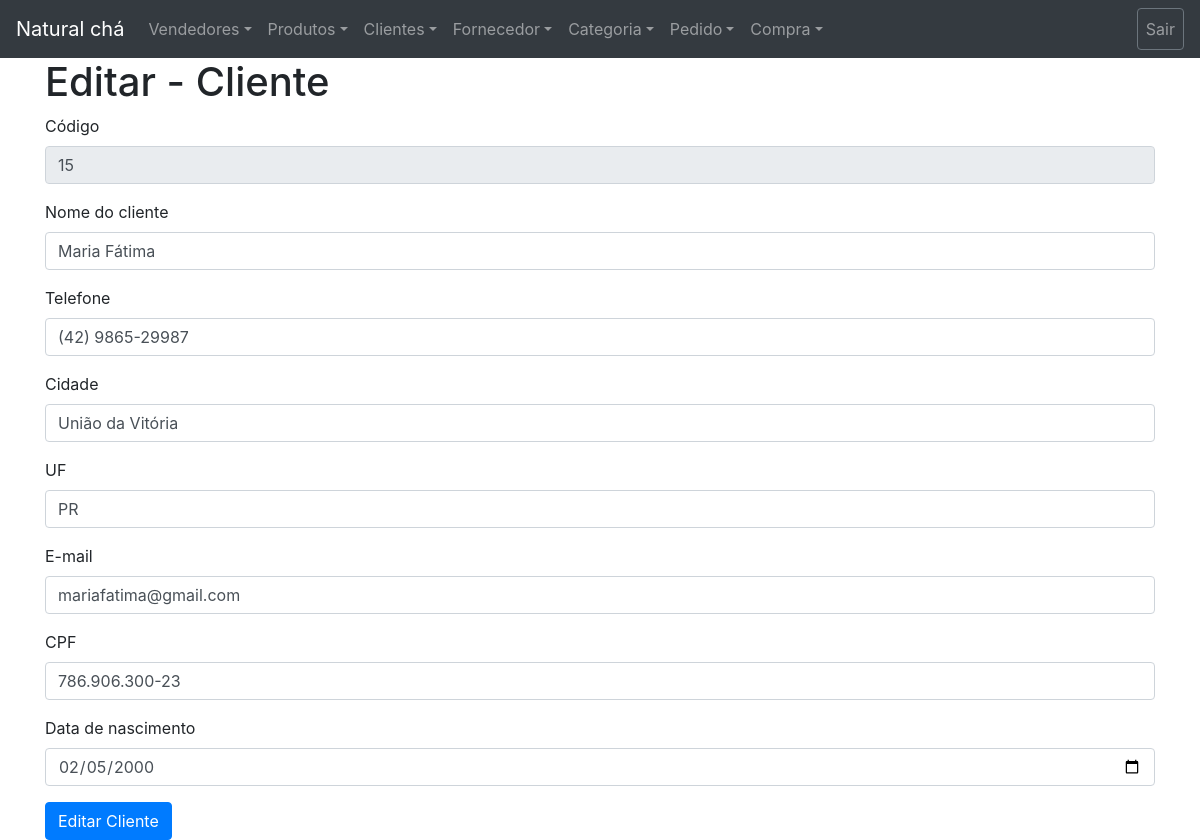
/backend/clientes/form_editar_cliente.php?id=15, run on the app's committed database.
### tables this page shows
CREATE TABLE `cliente` (
  `id` int(11) NOT NULL AUTO_INCREMENT,
  `nome` varchar(100) NOT NULL,
  `telefone` varchar(15) NOT NULL,
  `email` varchar(45) NOT NULL,
  `cpf` varchar(14) NOT NULL,
  `cidade` varchar(45) NOT NULL,
  `uf` varchar(5) NOT NULL,
  `datanascimento` date DEFAULT NULL,
  `apelido_cliente` varchar(10) DEFAULT NULL,
  PRIMARY KEY (`id`)
);

### backend/clientes/form_editar_cliente.php (the view, shortened to what this page needs)
<?php
try{
    include "../configurações/conexao.php";
    $query = $conexao->PREPARE("SELECT * FROM cliente WHERE id=:id");
    $query->bindValue(":id", $_GET['id']);
    $resultado = $query->execute();
    $linhacliente = $query->fetchObject();
}catch (PDOException $exception){
    echo $exception->getMessage();
}
?>
<!DOCTYPE html>
<html lang="en" xmlns="http://www.w3.org/1999/html">
<?php
include ("../configurações/bootstrap.php");
include ("../configurações/menu.php");
?>
<head>
</head>
<body>
<div class="container">
    <h1> Editar - Cliente</h1>
    <form action="editar_cliente.php" method="post" class="jsonForm">
        <div class="form-group">
            <label for="id">Código</label>
            <input class="form-control" id="id" type="text" name="id" readonly value="<?php echo $linhacliente->id;?>">
        </div>
        <div class="form-group">
            <label for="nome">Nome do cliente</label>
            <input class="form-control" id="nome" type="text" name="nome" value="<?php echo $linhacliente->nome;?>">
        </div>
        <div class="form-group">
            <label for="telefone">Telefone</label>
            <input class="form-control telefone" id="telefone" type="text" name="telefone" value="<?php echo $linhacliente->telefone;?>">
        </div>
        <div class="form-group">
            <label for="cidade">Cidade</label>
            <input class="form-control" id="cidade" type="text" name="cidade" value="<?php echo $linhacliente->cidade;?>">
        </div>
        <div class="form-group">
            <label for="uf">UF</label>
            <input class="form-control" id="uf" type="text" maxlength="2" name="uf" value="<?php echo $linhacliente->uf;?>">
        </div>
        <div class="form-group">
            <label for="email">E-mail</label>
            <input class="form-control" id="email" type="email" name="email" value="<?php echo $linhacliente->email;?>">
        </div>
        <div class="form-group">
            <label for="cpf">CPF</label>
            <input class="form-control cpf" id="cpf" type="text" name="cpf" value="<?php echo $linhacliente->cpf;?>">
        </div>
        <div class="form-group">
            <label for="datanascimento">Data de nascimento</label>
            <input class="form-control" id="datanascimento" type="date" name="datanascimento" value="<?php echo $linhacliente->datanascimento;?>">
        </div>
        <button type="submit" class="btn btn-primary">Editar Cliente</button>
    </form>
</div>
</body>
</html>

### data on the page
cliente: id "15", nome "Maria Fátima", telefone "(42) 9865-29987", cidade "União da Vitória", uf "PR", email "mariafatima@gmail.com", cpf "786.906.300-23", datanascimento "02/05/2000"
